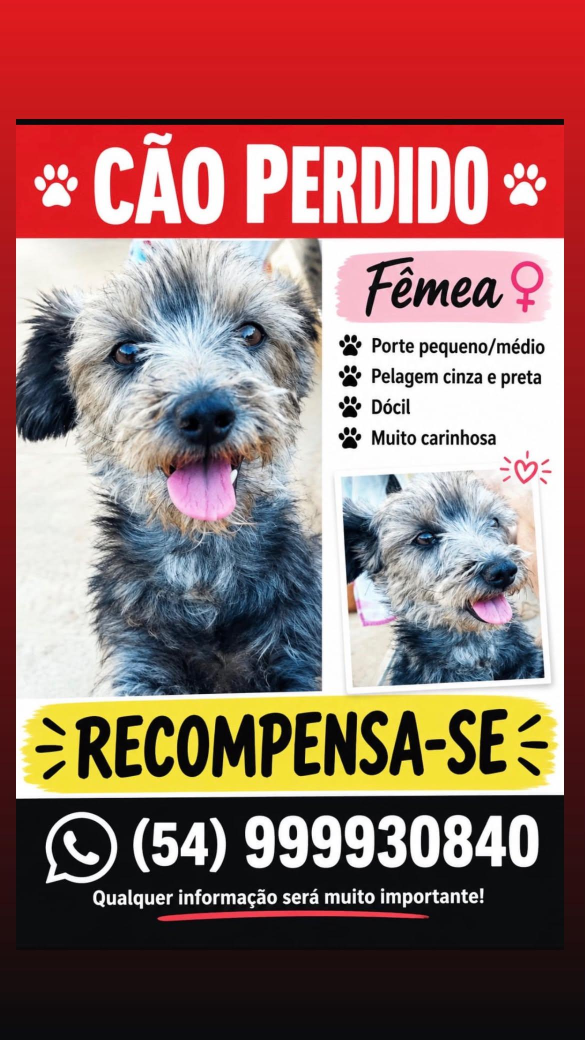
#> input picture perdidos/layde.jpeg, 1170 x 2080 px (shown at 1/2 size)
$ python foto_layde.py
#> lines starting #> are read from the running program, lines starting #| are printed output that depends on the picture
"""Tira a foto da Layde da arte recebida (perdidos/layde.jpeg, 1170x2080) para o layde.html.

A arte é um cartaz "CÃO PERDIDO / RECOMPENSA-SE" com a foto grande à esquerda, entre a faixa vermelha
de cima e o pincel amarelo de baixo (x 32-644, y 477-1384; a borda de baixo desce um pouco para a
esquerda). Aqui sai só a foto, 1 px para dentro das bordas. Só recorte, sem retoque: nada de
recorte do fundo, ampliação ou limpeza. A segunda foto da arte (o quadrinho à direita) fica de fora:
uma segunda foto vai num Story separado, nunca na mesma arte.

Saída: img/layde.png (611x904), em PNG para não passar por outra compressão JPEG.
Uso: python3 templates/desaparecidos/foto_layde.py  (só precisa do Pillow)
"""
from pathlib import Path

from PIL import Image

ROOT = Path(__file__).resolve().parent.parent.parent
IMG = Path(__file__).resolve().parent / "img"

FOTO = (33, 478, 644, 1382)  # entre a moldura vermelha, a faixa branca da direita e o pincel amarelo


def main():
    IMG.mkdir(parents=True, exist_ok=True)
    foto = Image.open(ROOT / "perdidos" / "layde.jpeg").convert("RGB").crop(FOTO)
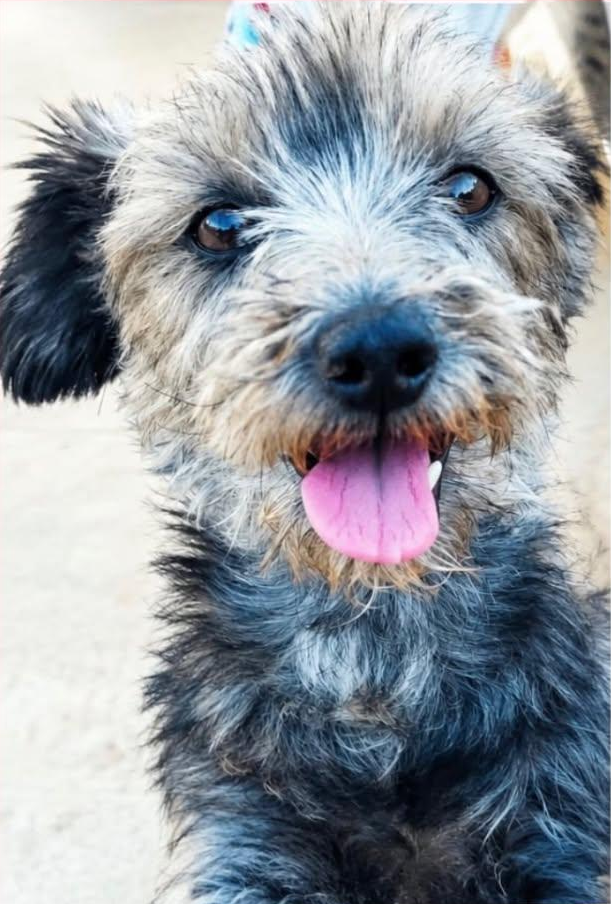
#> foto: PIL image 611x904 RGB; mean R, G, B 147.8, 153.2, 160
    foto.save(IMG / "layde.png")
    print(IMG / "layde.png", foto.size)
#| templates/desaparecidos/img/layde.png (611, 904)


if __name__ == "__main__":
    main()

$ run again, with perdidos/bidi-print.jpeg copied over perdidos/layde.jpeg
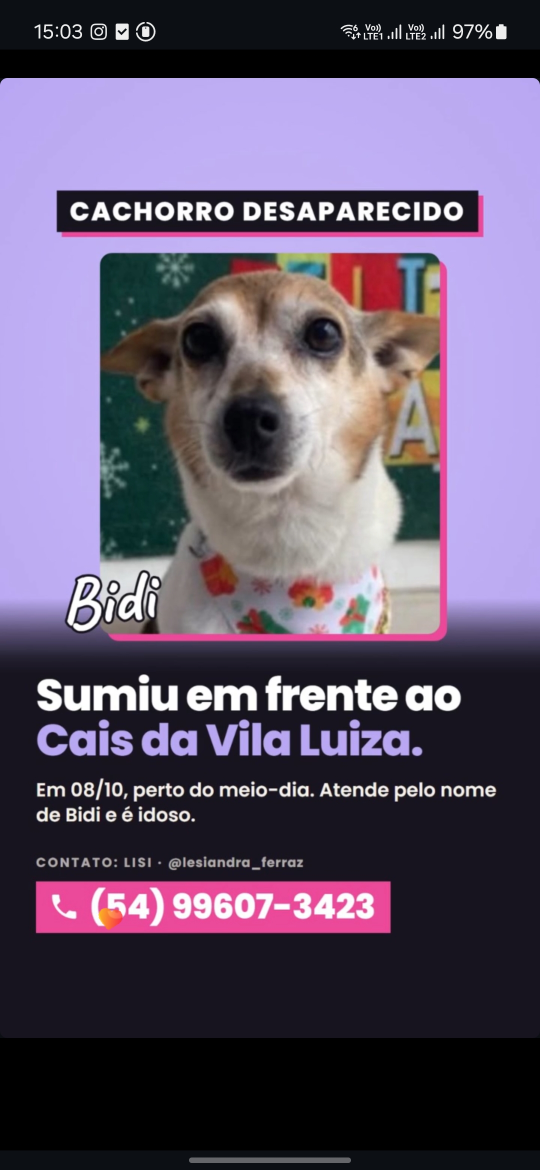
#> input picture perdidos/bidi-print.jpeg, 1080 x 2340 px (shown at 1/2 size)
#> in main, `foto = Image.open(ROOT / "perdidos" / "layde.jpeg").convert("RGB").cro..`:
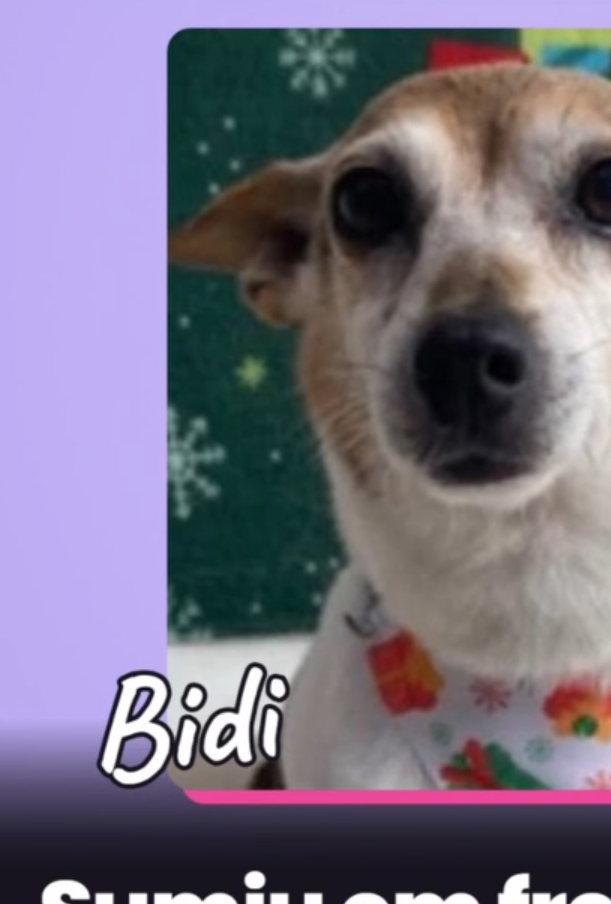
#> foto: PIL image 611x904 RGB; mean R, G, B 117.3, 110.9, 128
#| templates/desaparecidos/img/layde.png (611, 904)

$ run again, with perdidos/bidi.jpeg copied over perdidos/layde.jpeg
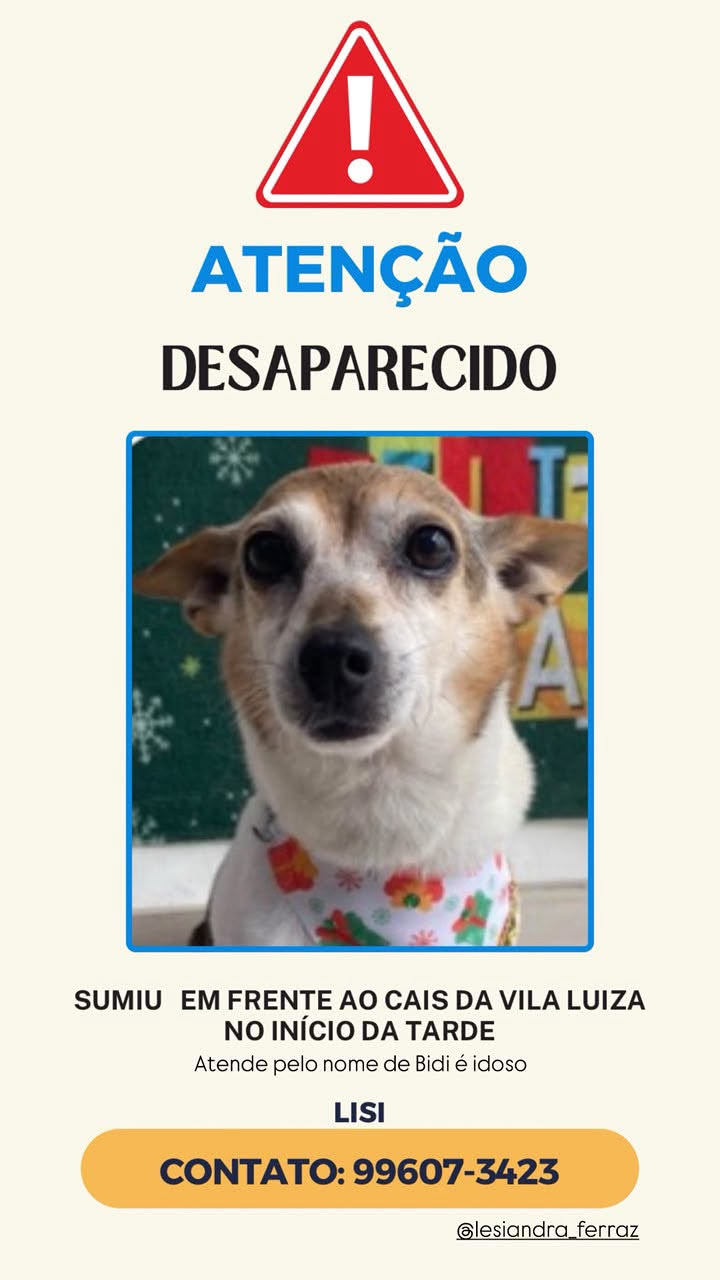
#> input picture perdidos/bidi.jpeg, 720 x 1280 px
#> in main, `foto = Image.open(ROOT / "perdidos" / "layde.jpeg").convert("RGB").cro..`:
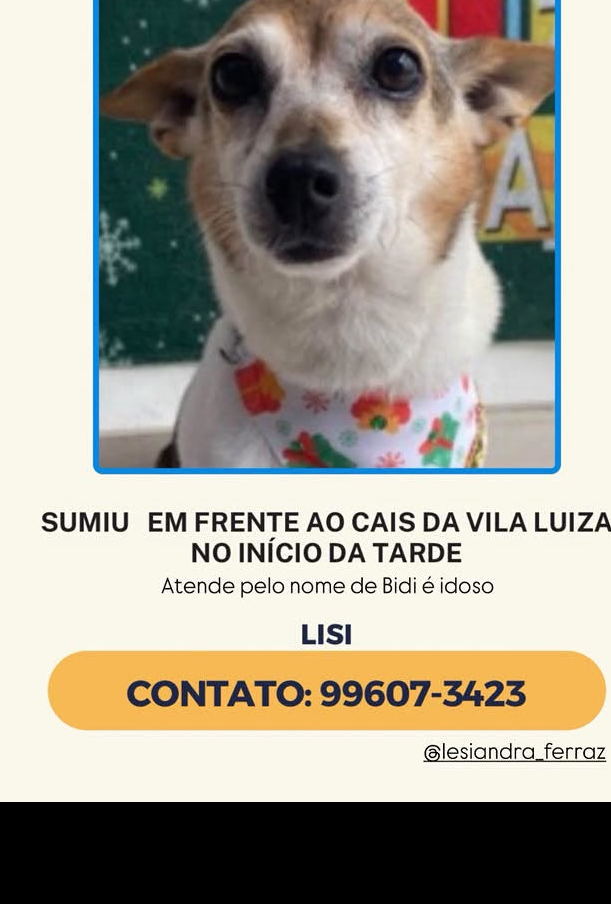
#> foto: PIL image 611x904 RGB; mean R, G, B 163.3, 157.9, 145.3
#| templates/desaparecidos/img/layde.png (611, 904)

$ run again, with perdidos/bob.jpeg copied over perdidos/layde.jpeg
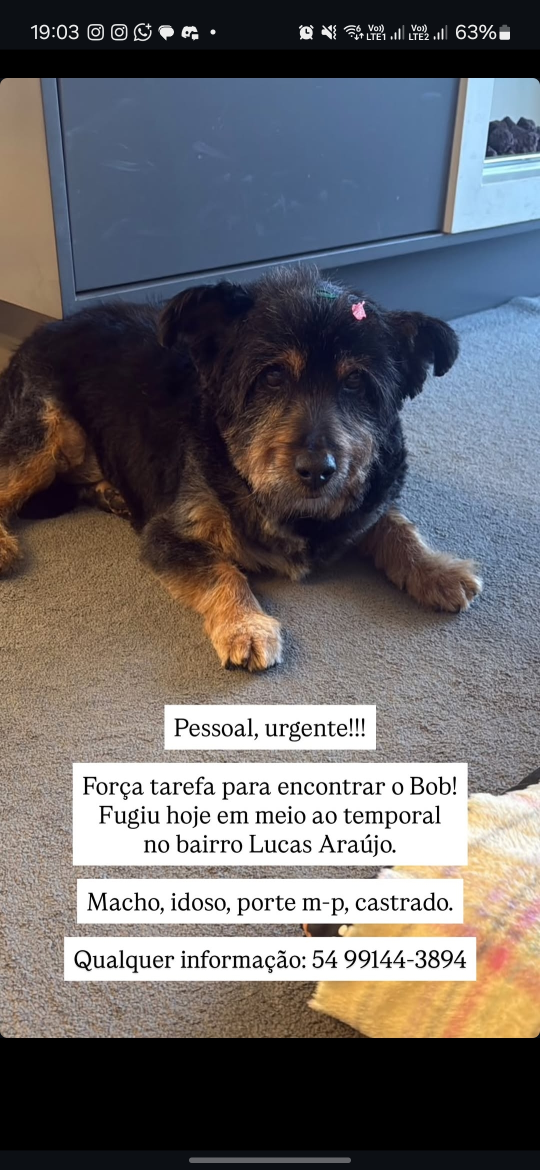
#> input picture perdidos/bob.jpeg, 1080 x 2340 px (shown at 1/2 size)
#> in main, `foto = Image.open(ROOT / "perdidos" / "layde.jpeg").convert("RGB").cro..`:
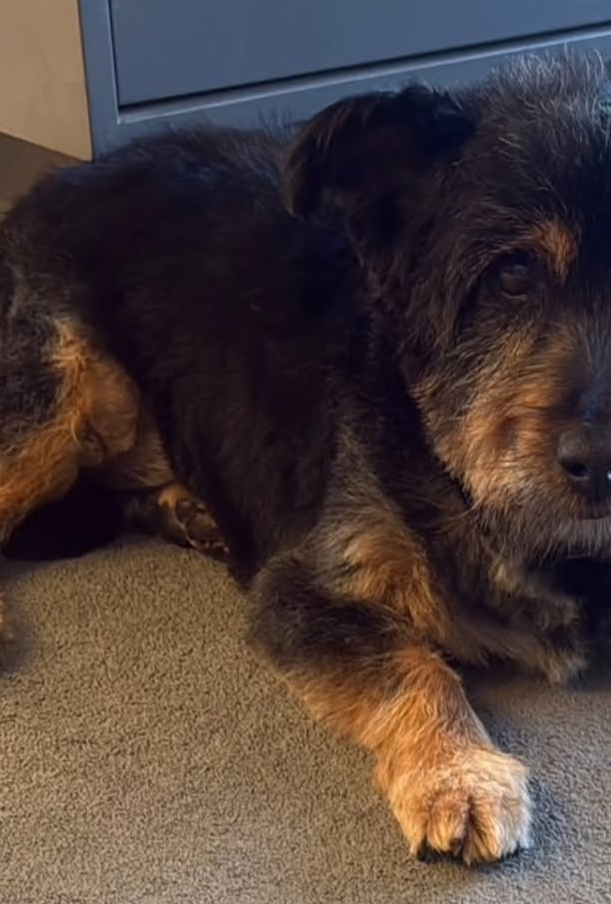
#> foto: PIL image 611x904 RGB; mean R, G, B 77.5, 62.8, 59.2
#| templates/desaparecidos/img/layde.png (611, 904)
